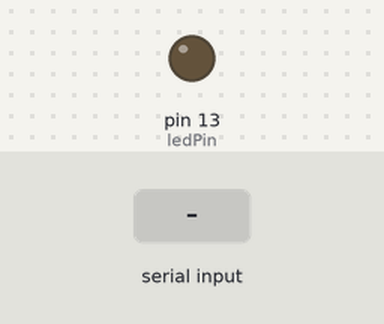
The sketch below on a simulated Arduino Uno, built with avr-gcc and run on an emulated ATmega328P. On the bench: output pins drawn as LEDs (lit = HIGH). The test bench sets the inputs (shaded band). Pins used as bus, display or sensor lines are not drawn.

Above: at 1.2 s.
1.3 s: "1" received over Serial
At 1.55 s:
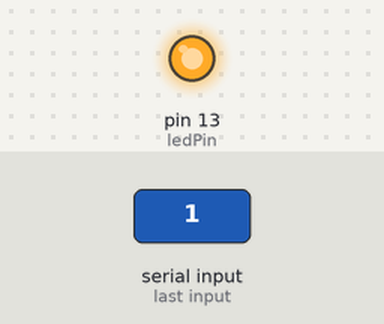
Timing chart, 0 to 4.3 s (numbered marks = the images above; inputs shaded):
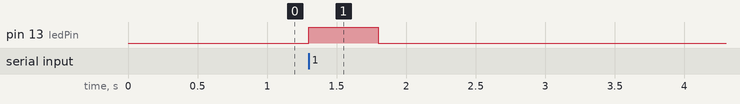

The sketch:

Arduino_receiver.ino
```cpp
const int ledPin = 13;       // Built-in LED
const int triggerPin = 8;    // Trigger output pin

bool ledOn = false;
unsigned long ledStartTime = 0;
const unsigned long ledDuration = 500; // LED ON duration in ms

void setup() {
  pinMode(ledPin, OUTPUT);
  pinMode(triggerPin, OUTPUT);
  digitalWrite(triggerPin, LOW);  // Make sure trigger is low at start
  Serial.begin(9600);
}

void loop() {
  // Check serial input
  if (Serial.available() > 0) {
    char cmd = Serial.read();
    if (cmd == '1') {
      // Trigger signal on pin 8
      digitalWrite(triggerPin, HIGH);
      delayMicroseconds(100); // Short pulse (adjust as needed)
      digitalWrite(triggerPin, LOW);

      // Start LED blink (non-blocking)
      digitalWrite(ledPin, HIGH);
      ledOn = true;
      ledStartTime = millis();
    }
  }

  // Turn off LED after duration (non-blocking)
  if (ledOn && (millis() - ledStartTime >= ledDuration)) {
    digitalWrite(ledPin, LOW);
    ledOn = false;
  }
}
```

Measured:
- after the input at 1.3 s, pin 13 (ledPin): LOW → HIGH at once, → LOW 0.50 s later
